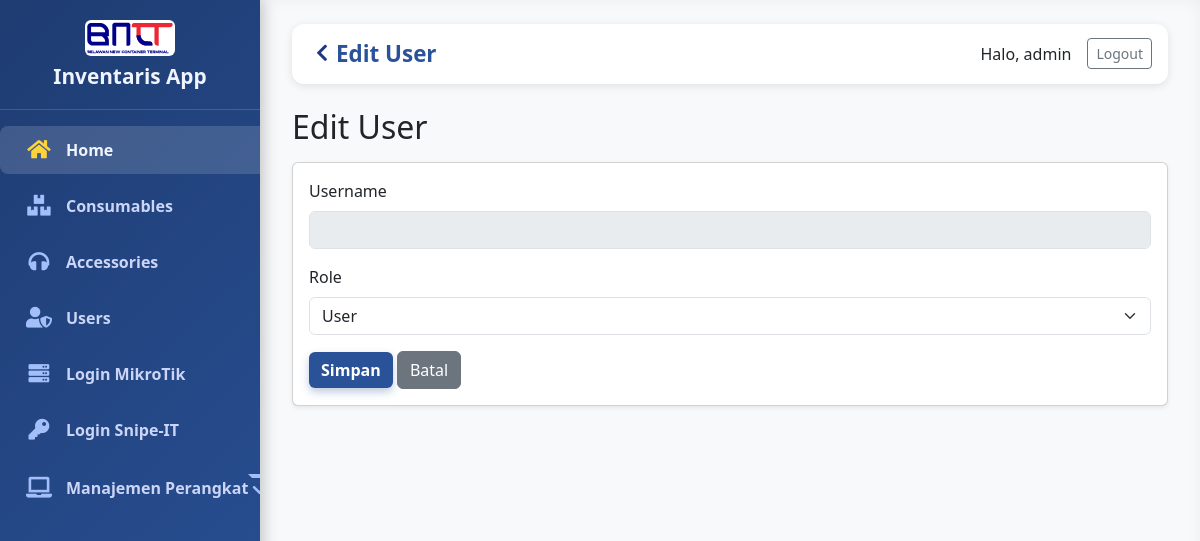
The page /users/edit/9 (signed in) on the database as committed earlier.
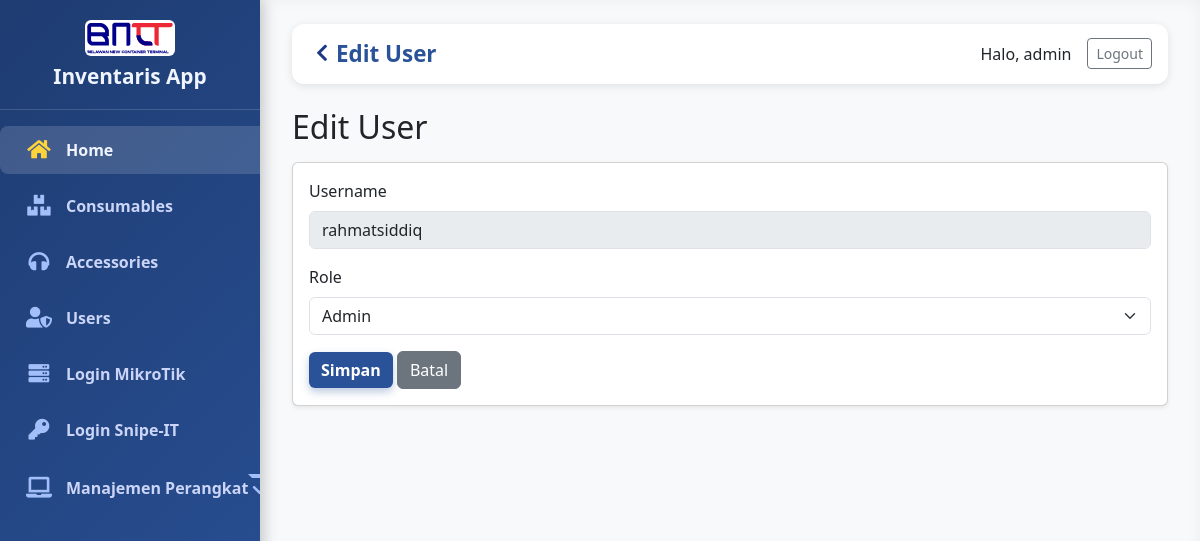
The same page on the database as committed later.
### tables this page shows
CREATE TABLE users (
    id INTEGER PRIMARY KEY AUTOINCREMENT,
    username TEXT UNIQUE NOT NULL,
    password TEXT NOT NULL
, role TEXT NOT NULL DEFAULT 'user', created_at TEXT);

### app.py (the view)
@app.route("/users/edit/<int:user_id>", methods=["GET", "POST"])
@login_required
def edit_user(user_id):
    db = get_db()
    cur = db.execute("SELECT role FROM users WHERE id = ?", (session.get("user_id"),))
    current_role = cur.fetchone()
    if current_role["role"] != "admin":
        flash("Akses ditolak. Hanya admin yang boleh edit user.", "danger")
        return redirect(url_for("users_page"))
    if request.method == "POST":
        role = request.form.get("role")
        db.execute("UPDATE users SET role = ? WHERE id = ?", (role, user_id))
        db.commit()
        flash("User berhasil diperbarui.", "success")
        return redirect(url_for("users_page"))
    cur = db.execute("SELECT id, username, role FROM users WHERE id = ?", (user_id,))
    user = cur.fetchone()
    return render_template("edit_user.html", user=user, title="Edit User")

### app.py (called while the page is built)
def get_db():
    db = getattr(g, "_database", None)
    if db is None:
        db = g._database = sqlite3.connect(DB_PATH)
        db.row_factory = sqlite3.Row  # biar bisa diakses kayak dict
    return db

def login_required(f):
    @wraps(f)
    def decorated_function(*args, **kwargs):
        if not session.get("user_id"):
            flash("Silakan login terlebih dahulu.", "warning")
            return redirect(url_for("login"))
        return f(*args, **kwargs)
    return decorated_function

### templates/edit_user.html
{% extends "base.html" %}
{% block content %}
<h2 class="mb-3">Edit User</h2>
<div class="card shadow-sm">
    <div class="card-body">
        <form method="POST">
            <div class="mb-3">
                <label class="form-label">Username</label>
                <input type="text" value="{{ user.username }}" class="form-control" disabled>
            </div>
            <div class="mb-3">
                <label class="form-label">Role</label>
                <select name="role" class="form-select">
                    <option value="user" {% if user.role == "user" %}selected{% endif %}>User</option>
                    <option value="admin" {% if user.role == "admin" %}selected{% endif %}>Admin</option>
                </select>
            </div>
            <button type="submit" class="btn btn-primary">Simpan</button>
            <a href="{{ url_for('users_page') }}" class="btn btn-secondary">Batal</a>
        </form>
    </div>
</div>
{% endblock %}

Rows that differ between the two databases and show on the page:
added users: username "rahmatsiddiq", role "Admin"
Other text that changed with them:
form field role: "User" → (not shown)
